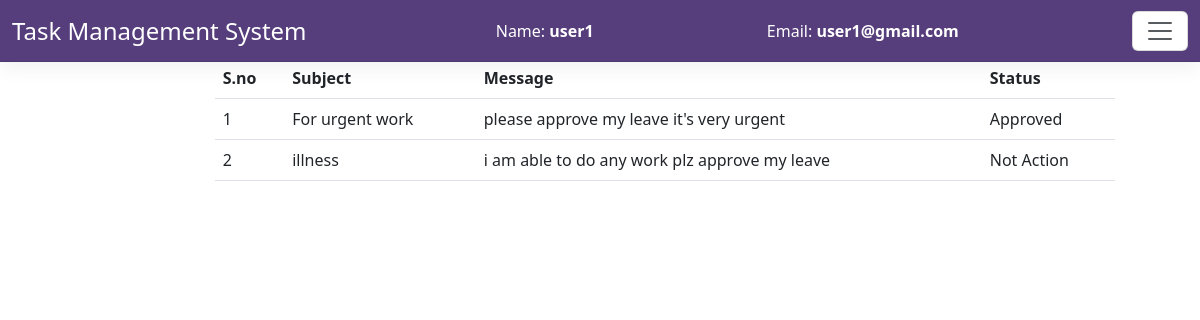
/leavestatus.php (signed in), run on the app's committed database.
### tables this page shows
CREATE TABLE `leaves` (
  `lid` int(11) NOT NULL,
  `uid` int(10) NOT NULL,
  `subject` varchar(100) NOT NULL,
  `message` varchar(100) NOT NULL,
  `status` varchar(100) NOT NULL
);

### leavestatus.php (the view, shortened to what this page needs)
<?php
include('connect.php');
?>
<!doctype html>
<html lang="en">
  <head>
    <link href="https://cdn.jsdelivr.net/npm/bootstrap@5.3.0/dist/css/bootstrap.min.css" rel="stylesheet">
    <link href="https://getbootstrap.com/docs/5.3/assets/css/docs.css" rel="stylesheet">
    <link rel="stylesheet" href="css/style.css">
  </head>
  <body class="p-3 m-0 border-0 bd-example m-0 border-0">
    <nav class="navbar bg-body-tertiary fixed-top usernav">
      <div class="container-fluid">
        <a class="navbar-brand" style="color:white; font-size:1.5rem;" href="userdashboard.php">Task Management System</a>
        <span style="color:white;">Name:  <b><?php   echo  $_SESSION['name'] ; ?></b></span>
        <span style="color:white;">Email:  <b><?php   echo  $_SESSION['email'] ; ?></b></span>
        <button class="navbar-toggler" type="button" style="color: #563d7c  ; background-color:white;" data-bs-toggle="offcanvas" data-bs-target="#offcanvasNavbar" aria-controls="offcanvasNavbar" aria-label="Toggle navigation">
          <span class="navbar-toggler-icon"></span>
        </button>
      </div>
    </nav>
<center> <h3> Leave Status</h3></center>
    <div class="row">
    <div class="col-md-2">
     </div>
      <div class="col-md-8">
        <table class="table"   style="background-color:whitesmoke !important;  width:75vw;">
         <tr>
         <th>S.no</th>
         <th>Subject</th>
         <th>Message</th>
         <th>Status</th>
         </tr>
         <?php
         $sno =1;
         $query = "SELECT * FROM leaves where uid = $_SESSION[uid]";;
         $query_run = mysqli_query($con,$query);
         while ($row = mysqli_fetch_assoc($query_run)) {
            ?>
            <tr>
          <td> <?php   echo  $sno; ?></td>
          <td> <?php   echo  $row['subject']; ?></td>
          <td> <?php   echo  $row['message']; ?></td>
          <td> <?php   echo   $row['status']; ?></td>
          </tr>
         <?php
         $sno = $sno+1;
         }
         ?>
        </table>
      </div>
    </div>
  </body>
</html>

### css/style.css (style rules this page uses)
* { margin: 0; padding:0; box-sizing: border-box; }
.usernav { background-color: #563d7c !important; box-shadow: 0 0.5rem 1rem rgba(0,0,0,.05), inset 0 -1px 0 rgba(0,0,0,.1) !important; }

### data on the page
leaves: subject "For urgent work", message "please approve my leave it's very urgent", status "Approved"
leaves: subject "illness", message "i am able to do any work plz approve my leave", status "Not Action"

### other printed values
$_SESSION['name'] "user1"
$_SESSION['email'] "user1@gmail.com"
